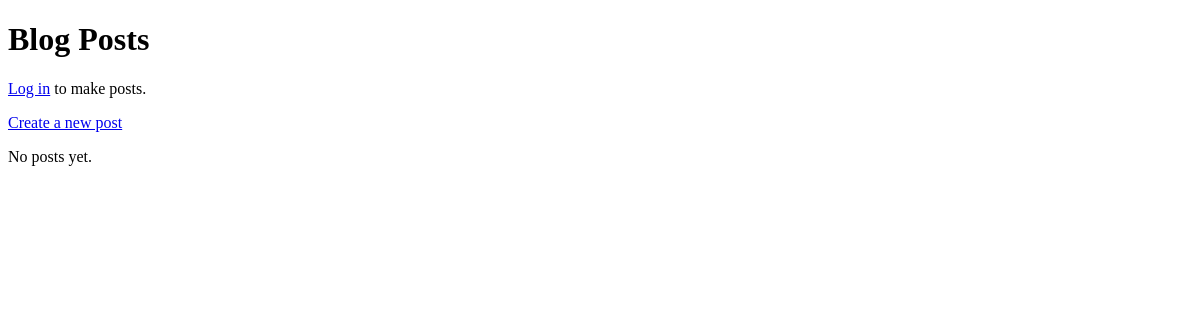
/, run on an earlier commit of the app's database.
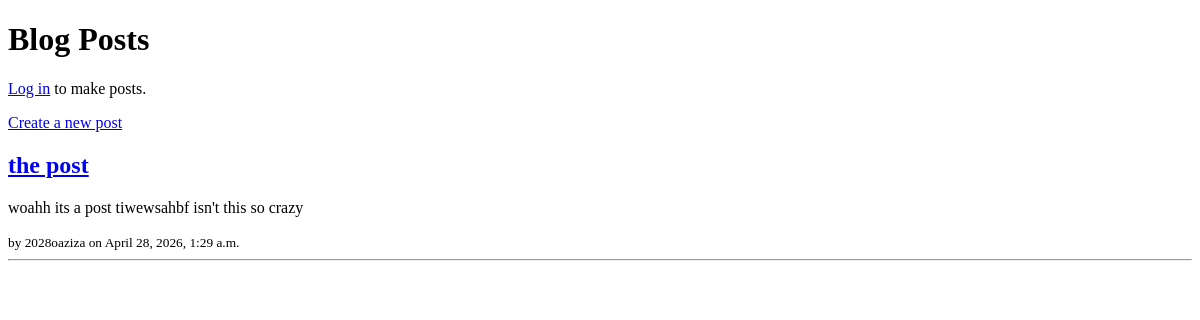
And on a later commit of the database.
### blog/models.py (models this page shows)
class Post(models.Model):
    title = models.CharField(max_length = 200)
    content = models.TextField()
    author = models.ForeignKey(User, on_delete = models.CASCADE)
    created_at = models.DateTimeField(auto_now_add=True)

### blog/views.py (the view)
# urls.py: path('', views.post_list, name='post_list'),
def post_list(request):
    posts = Post.objects.all().order_by('-created_at')
    return render(request, 'blog/post_list.html', {'posts': posts})

### blog/templates/blog/post_list.html
<!doctype html>
<html>
    <head><title>Blog</title></head>
    <body>
        <h1> Blog Posts </h1>
        {% if user.is_authenticated %}
            <p> Logged in as {{ user.username }} | <a href="{% url 'ion_logout' %}">Logout</a></p>
        {% else %}
            <p><a href = "{% url 'ion_login' %}">Log in</a> to make posts.</p>
        {% endif %}
        <a href = "{% url 'post_create' %}">Create a new post</a>
        {% for post in posts %}
            <h2><a href = "{% url 'post_detail' post.pk %}">{{post.title}}</a></h2>
            <p>{{post.content}}</p>
            <small>by {{post.author.username}} on {{post.created_at}}</small>
            <hr>
        {% empty %}
            <p> No posts yet. </p>
        {% endfor %}
    </body>
</html>

What changed in the data, as far as the page shows it:
added Post: title "the post", content "woahh its a post tiwewsahbf isn't this so crazy", author.username "2028oaziza", created_at "April 28, 2026, 1:29 a.m."
Also different on the page:
text no longer shown: "No posts yet."
